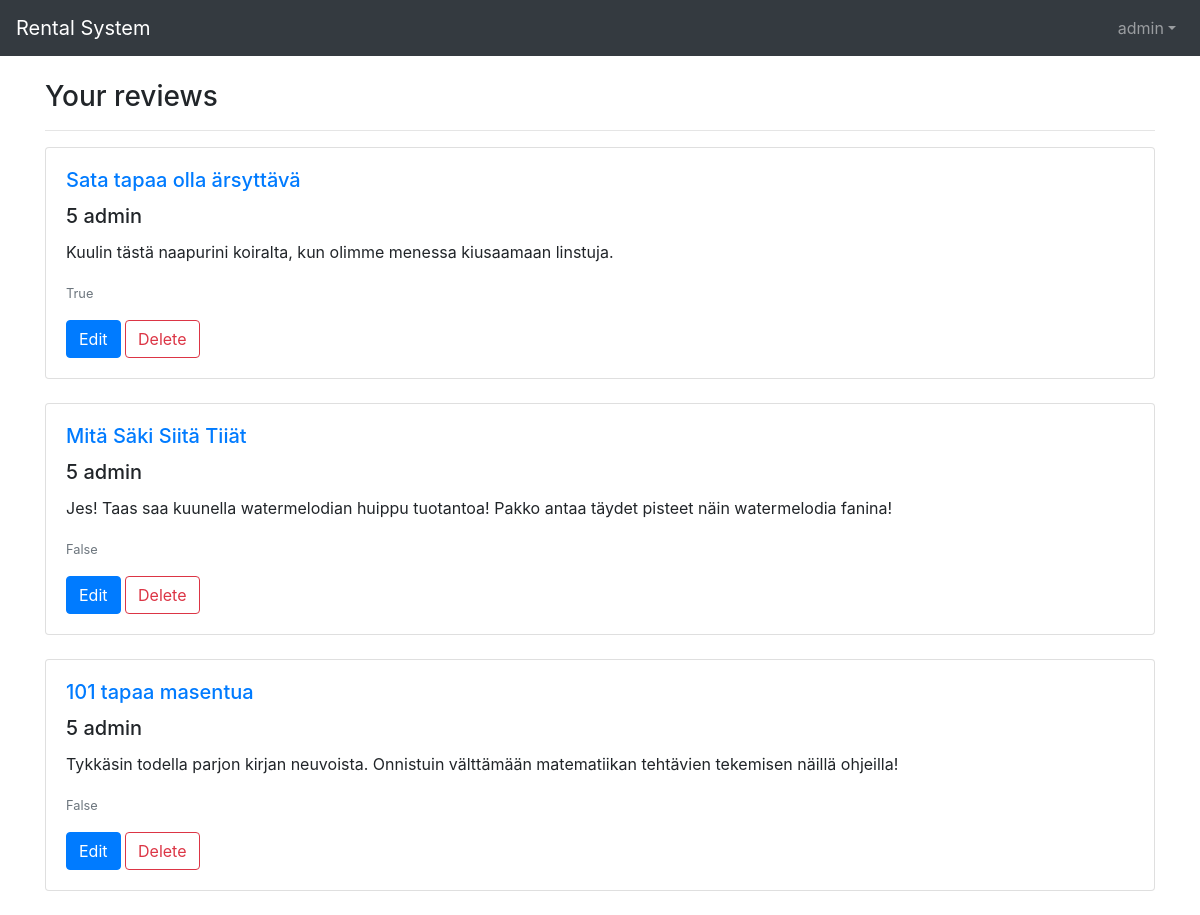
/reviews/ (signed in), run on an earlier commit of the app's database.
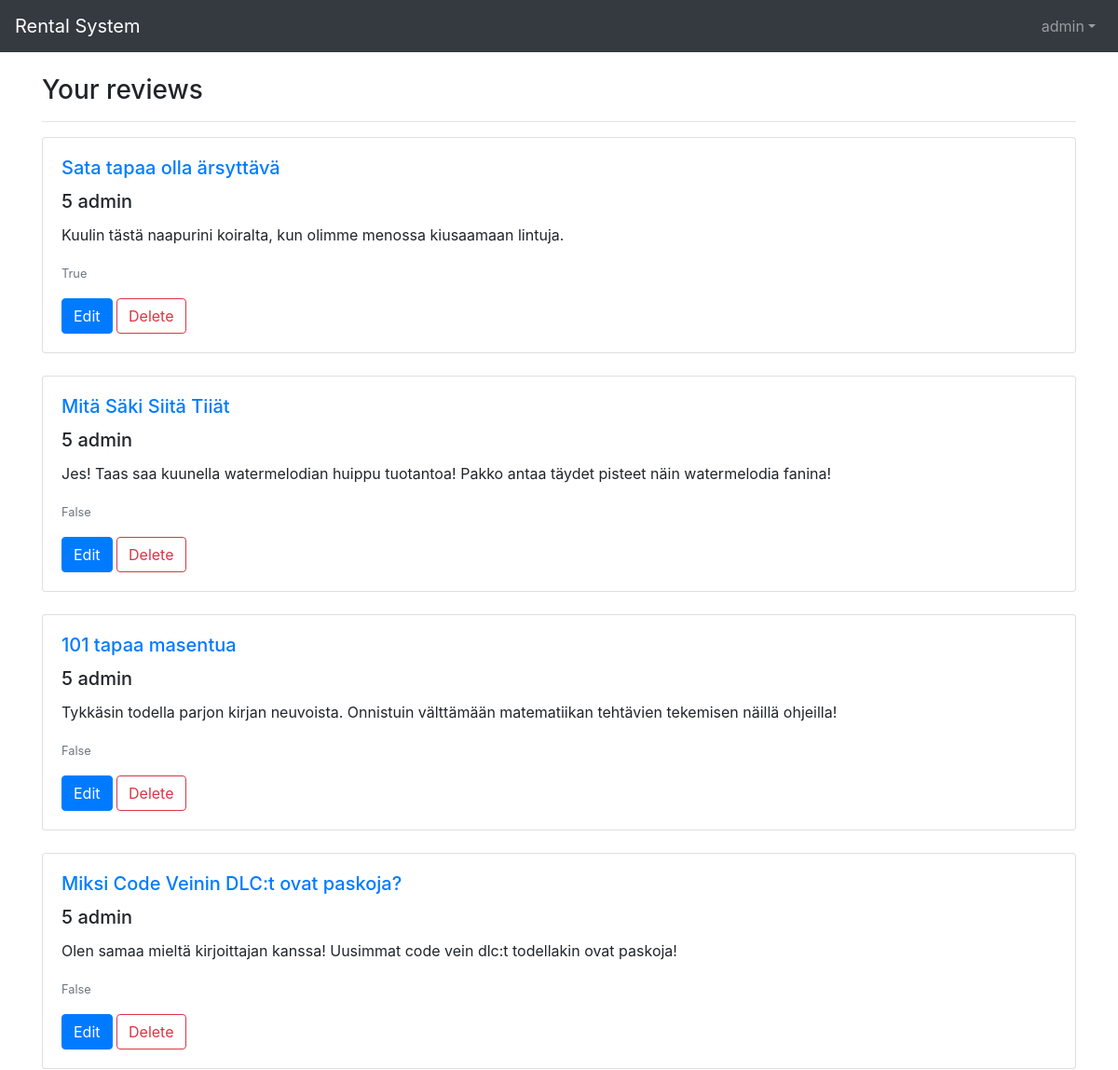
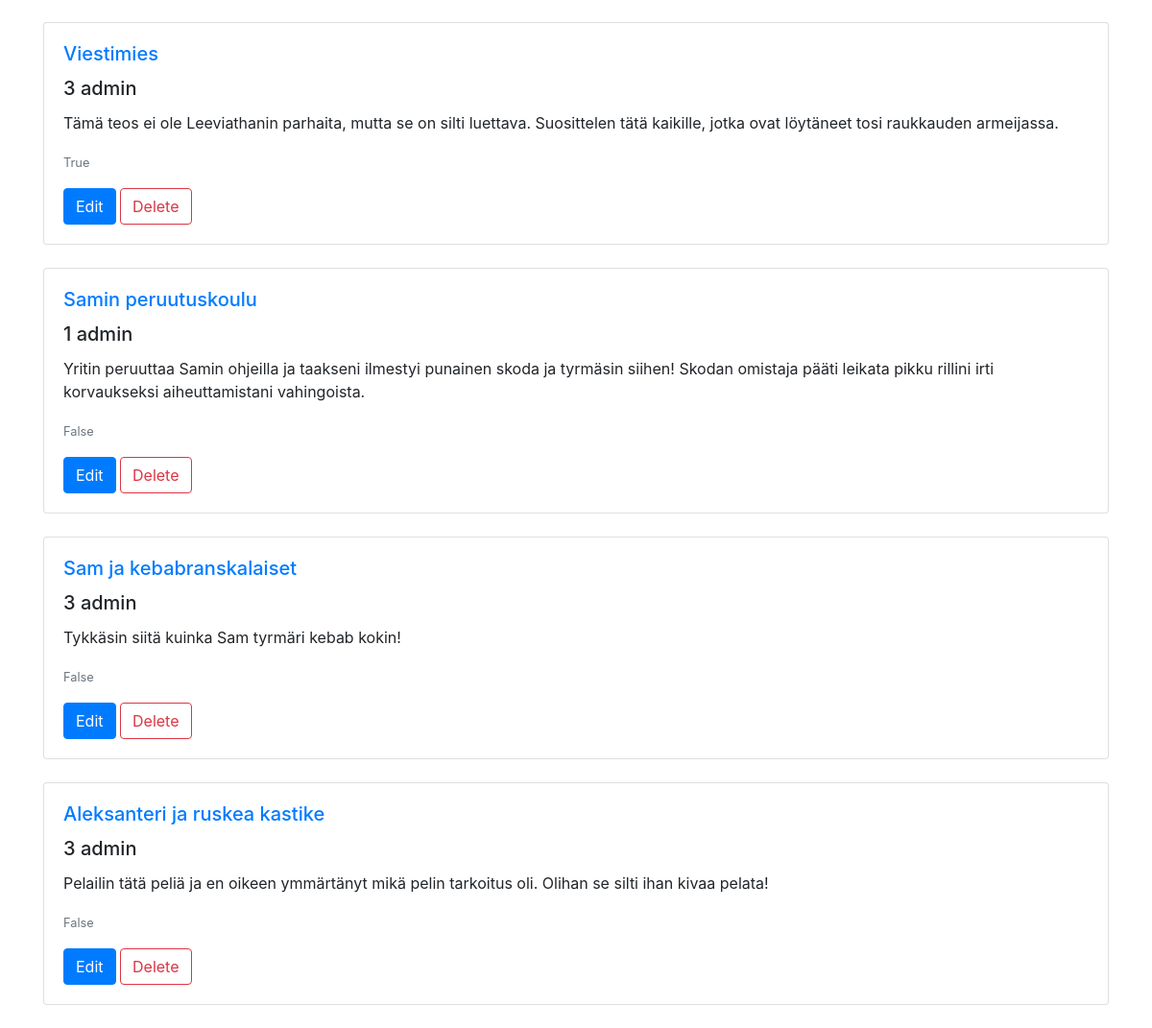
And on a later commit of the database (2 pictures, top to bottom).
### rental_system/models.py (models this page shows, shortened)
class Rating(models.Model):
    user = models.ForeignKey(User, on_delete=models.CASCADE, default=1)
    work = models.ForeignKey(Work, on_delete=models.CASCADE)
    rating = models.IntegerField(
        default=5,
        validators=[
            MaxValueValidator(5),
            MinValueValidator(0)
        ]
    )
    comment = models.TextField(max_length=500)
    post_date = models.DateTimeField(auto_now_add=True, null=True)
    edit_date = models.DateTimeField(blank=True, null=True)
    visible = models.BooleanField(default=True)
    def edited(self):
        if not self.edit_date:
            return False
        else:
            return True

class Work(models.Model):
    creators = models.ManyToManyField(Creator)
    type = models.ForeignKey(Type, on_delete=models.CASCADE)
    genres = models.ManyToManyField(Genre)
    publishers = models.ManyToManyField(Publisher, null=True, blank=True)
    title = models.CharField(max_length=200)
    desc = models.TextField(max_length=500)
    trailer = models.URLField(blank=True)
    pub_date = models.IntegerField(
        default=2020,
        validators=[
            MaxValueValidator(datetime.date.today().year),
            MinValueValidator(1800)
        ]
    )

### rental_system/views.py (the view)
# urls.py: path('reviews/', views.reviews, name='reviews'),
@login_required
def reviews(request):
    user = request.user
    ratings = Rating.objects.filter(user_id = user, visible = True).order_by('post_date').all()
    return render(request, 'rental_system/reviews.html', {'comments': ratings})

### rental_system/templates/rental_system/reviews.html (shortened to what this page needs)
{% extends 'base.html' %}
{% block content %}
{% load static %}
<div class="container">
  <h3>Your reviews</h3>
  <hr>
  {% if comments %}
  {% for comment in comments %}
  <div class="card w-100">
    <div class="card-body">
      <h5 class="card-title"><a href="{% url 'work' comment.work.id %}">{{ comment.work.title }}</a></h5>
      <h5 class="card-title">{{ comment.rating }} {{ comment.user.username }}</h5>
      <p class="card-text">{{ comment.comment }}</p>
      <p class="card-text"><small class="text-muted">{{ comment.edited }}</small></p>
      <a class="btn btn-primary" href="{% url 'edit_review' comment.id %}">Edit</a>
      <a class="btn btn-outline-danger" href="{% url 'disable_review' comment.id %}">Delete</a>
    </div>
  </div>
  <br>
  {% endfor %}
  {% else %}
  <p>You havent reviewed anything!</p>
  {% endif %}
</div>
{% endblock %}

What changed in the data, as far as the page shows it:
changed Rating "Sata tapaa olla ärsyttävä": comment "Kuulin tästä naapurini koiralta, kun olimme menessa kiusaamaan linstuja." → "Kuulin tästä naapurini koiralta, kun olimme menossa kiusaamaan lintuja."
added Rating: work "Miksi Code Veinin DLC:t ovat paskoja?", rating "5", user.username "admin", comment "Olen samaa mieltä kirjoittajan kanssa! Uusimmat code vein dlc:t todellakin ovat paskoja!", edited "False"
added Rating: work "Viestimies", rating "3", user.username "admin", comment "Tämä teos ei ole Leeviathanin parhaita, mutta se on silti luettava. Suosittelen tätä kaikille, jotka ovat löytäneet tosi raukkauden armeijassa.", edited "True"
added Rating: work "Samin peruutuskoulu", rating "1", user.username "admin", comment "Yritin peruuttaa Samin ohjeilla ja taakseni ilmestyi punainen skoda ja tyrmäsin siihen! Skodan omistaja pääti leikata pikku rillini irti korvaukseksi aiheuttamistani vahingoista.", edited "False"
added Rating: work "Sam ja kebabranskalaiset", rating "3", user.username "admin", comment "Tykkäsin siitä kuinka Sam tyrmäri kebab kokin!", edited "False"
added Rating: work "Aleksanteri ja ruskea kastike", rating "3", user.username "admin", comment "Pelailin tätä peliä ja en oikeen ymmärtänyt mikä pelin tarkoitus oli. Olihan se silti ihan kivaa pelata!", edited "False"
